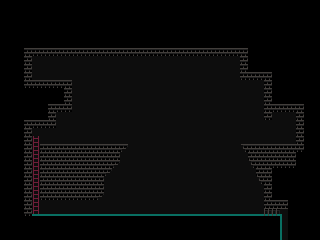

Tiled map render using the project's own tile images. Description and the map definition, with tile-layer contents summarised, below:
An orthogonal 40x30 tile map with 8x8 px tiles, 3 tile layers (BACKGROUND, FOREGROUND0, FOREGROUND1) and 21 objects (2x DOOR, PLAYER, ROPE, LADDER).

<map version="1.0" orientation="orthogonal" renderorder="right-down" width="40" height="30" tilewidth="8" tileheight="8" nextobjectid="38">
 <tileset firstgid="1" source="SEWER.tsx" />
 <layer name="BACKGROUND" width="40" height="30">
  <data>[1200 cells, 1200 non-empty, 1 distinct tile ids]</data>
 </layer>
 <objectgroup name="SOLID">
  <object id="7" x="32" y="80" width="40" height="32" />
  <object id="8" x="32" y="112" width="24" height="16" />
  <object id="11" x="240" y="144" width="56" height="8" />
  <object id="12" x="296" y="112" width="8" height="32" />
  <object id="13" x="272" y="104" width="24" height="8" />
  <object id="16" x="32" y="48" width="208" height="8" />
  <object id="17" x="24" y="48" width="8" height="176" />
  <object id="18" x="32" y="216" width="232" height="8" />
  <object id="19" x="40" y="150" width="64" height="50" />
  <object id="20" x="264" y="168" width="8" height="56" />
  <object id="25" x="264" y="80" width="8" height="40" />
  <object id="26" x="240" y="48" width="32" height="32" />
  <object id="31" x="248" y="152" width="48" height="16" />
  <object id="33" x="40" y="144" width="88" height="6" />
  <object id="36" x="104" y="150" width="16" height="16" />
  <object id="37" x="104" y="166" width="8" height="8" />
 </objectgroup>
 <layer name="FOREGROUND0" width="40" height="30">
  <data>[1200 cells, 720 non-empty, 7 distinct tile ids]</data>
 </layer>
 <layer name="FOREGROUND1" width="40" height="30">
  <data>[1200 cells, 35 non-empty, 4 distinct tile ids]</data>
 </layer>
 <objectgroup name="OBJECTS">
  <object id="6" name="PLAYER" x="58" y="68" width="8" height="12" />
  <object id="23" name="ROPE" x="56" y="116" width="208" />
  <object id="29" name="DOOR" x="36" y="68" width="16" height="12">
   <properties>
    <property name="LINK" value="stage/sewer_02.tmx" />
   </properties>
  </object>
  <object id="30" name="DOOR" x="276" y="132" width="16" height="12">
   <properties>
    <property name="LINK" value="stage/sewer_05.tmx" />
   </properties>
  </object>
  <object id="35" name="LADDER" x="35" y="136" height="80" />
 </objectgroup>
</map>
